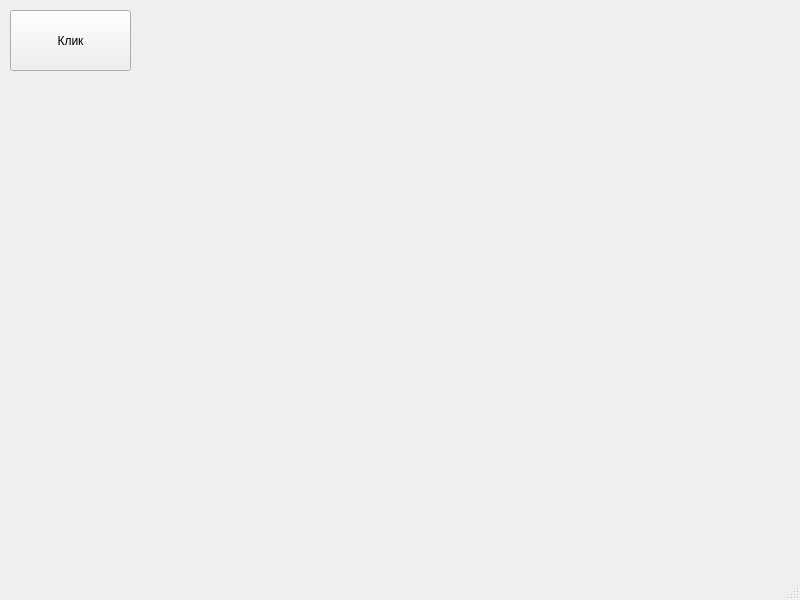
<?xml version="1.0" encoding="UTF-8"?>
<ui version="4.0">
 <class>MainWindow</class>
 <widget class="QMainWindow" name="MainWindow">
  <property name="geometry">
   <rect>
    <x>0</x>
    <y>0</y>
    <width>800</width>
    <height>600</height>
   </rect>
  </property>
  <property name="windowTitle">
   <string>MainWindow</string>
  </property>
  <widget class="QWidget" name="centralwidget">
   <widget class="QPushButton" name="pushButton">
    <property name="geometry">
     <rect>
      <x>10</x>
      <y>10</y>
      <width>121</width>
      <height>61</height>
     </rect>
    </property>
    <property name="text">
     <string>Клик</string>
    </property>
   </widget>
  </widget>
  <widget class="QMenuBar" name="menubar">
   <property name="geometry">
    <rect>
     <x>0</x>
     <y>0</y>
     <width>800</width>
     <height>21</height>
    </rect>
   </property>
  </widget>
  <widget class="QStatusBar" name="statusbar"/>
 </widget>
 <resources/>
 <connections/>
</ui>
